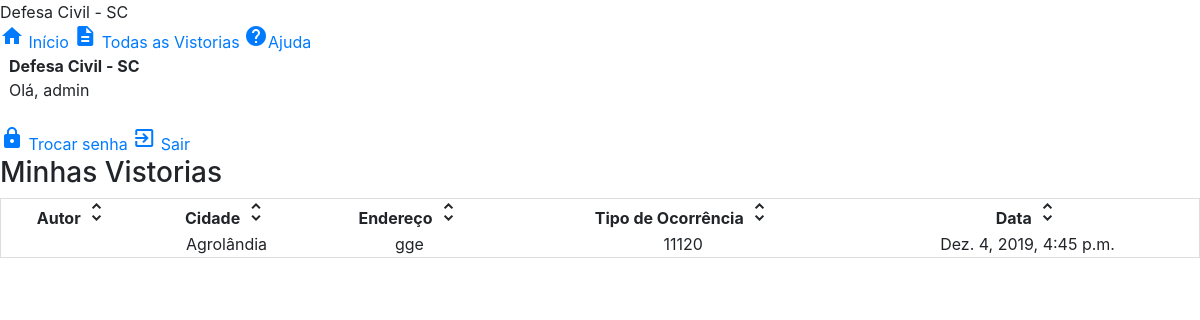
The app's page / (signed in), older data.
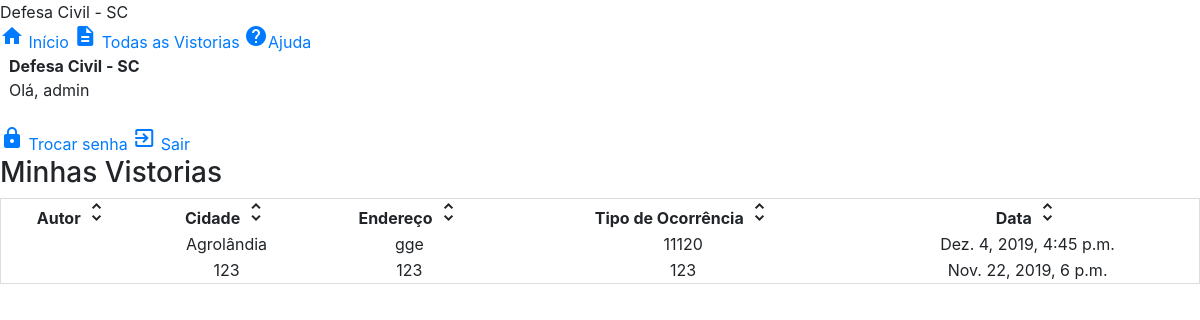
The same page, newer data.
### accounts/models.py (models this page shows)
class CustomUser(AbstractUser):
	username = models.CharField(_('username'),max_length=15, unique=True, help_text=_('15 caracteres ou menos. Aceita letras, números e @/./+/-/_'), validators=[ validators.RegexValidator(re.compile('^[\w.@+-]+$'), _('Insira um usuário válido.'), _('inválido'))])
	first_name = models.CharField(_('first_name'), max_length=30, blank=False, null=False)
	last_name = models.CharField(_('last_name'), max_length=30, blank=False, null=False)
	email = models.EmailField(_('email address'), max_length=255, unique=True, blank=False, null=False)
	is_staff = models.BooleanField(_('staff status'), default=False, blank = True)
	is_active = models.BooleanField(_('active'), default=True, blank = True)
	is_trusty = models.BooleanField(_('trusty'), default=False, blank = True)
	date_joined = models.DateTimeField(_('date joined'), default=timezone.now, blank = True)

### relatorios/models.py (models this page shows, shortened)
class Vistoria(models.Model):
    autor = models.ForeignKey(settings.AUTH_USER_MODEL, related_name = 'autor_id',  on_delete=models.CASCADE)
    cobrad = models.CharField(max_length=200)
    municipios = models.TextField()
    descricao = models.TextField()
    data = models.DateTimeField(default=timezone.now)
    endereco = models.TextField()
    dataDesastre = models.TextField()
    descricaoDesastre = models.CharField(max_length=500)
    danos_humanos_desalojados = models.IntegerField(default=0, blank=True)
    danos_humanos_desabrigados = models.IntegerField(default=0, blank=True)
    danos_humanos_desaparecidos = models.IntegerField(default=0, blank=True)
    danos_humanos_feridos = models.IntegerField(default=0, blank=True)
    danos_humanos_enfermos = models.IntegerField(default=0, blank=True)
    danos_humanos_mortos = models.IntegerField(default=0, blank=True)
    danos_humanos_isolados = models.IntegerField(default=0, blank=True)
    danos_humanos_atingidos = models.IntegerField(default=0, blank=True)
    danos_humanos_afetados = models.IntegerField(default=0, blank=True)
    danos_humanos_observacoes = models.TextField(default="Sem Observações", blank=True)
    unidades_habitacionais_atingidas = models.IntegerField(default=0, blank=True)
    unidades_habitacionais_danificads = models.IntegerField(default=0, blank=True)
    unidades_habitacionais_interditadas = models.IntegerField(default=0, blank=True)
    unidades_habitacionais_destruidas = models.IntegerField(default=0, blank=True)
    instalacoes_publicas_saude_atingidas = models.IntegerField(default=0, blank=True)
    instalacoes_publicas_ensino_atingidas = models.IntegerField(default=0, blank=True)
    instalacoes_comunitarias_atingidas = models.IntegerField(default=0, blank=True)
    obras_atingidas = models.IntegerField(default=0, blank=True)
    interrupcoes_servicos_essenciais = models.IntegerField(default=0, blank=True)
    danos_materiais_observacoes = models.TextField(default="Sem Observações", blank=True)
    contaminacao_solo = models.IntegerField(default=0, blank=True)
    contaminacao_agua = models.IntegerField(default=0, blank=True)
    contaminacao_ar = models.IntegerField(default=0, blank=True)
    danos_ambientais_observacoes = models.TextField(default="Sem Observações", blank=True)
    danos_agricultura = models.IntegerField(default=0, blank=True)
    danos_pecuaria = models.IntegerField(default=0, blank=True)
    danos_industria = models.IntegerField(default=0, blank=True)
    danos_comercio = models.IntegerField(default=0, blank=True)
    danos_prestacao_de_servicos = models.IntegerField(default=0, blank=True)
    danos_economicos_observacoes = models.TextField(default="Sem Observações", blank=True)
    iah_cestas_de_alimentos = models.IntegerField(default=0, blank=True)
    iah_agua_potavel = models.IntegerField(default=0, blank=True)
    iah_colchoes = models.IntegerField(default=0, blank=True)
    iah_kit_higiene_pessoal = models.IntegerField(default=0, blank=True)
    iah_kit_limpeza = models.IntegerField(default=0, blank=True)
    iah_telhas = models.IntegerField(default=0, blank=True)
    iah_lona_plastica = models.IntegerField(default=0, blank=True)
    iah_outros = models.IntegerField(default=0, blank=True)
    iah_fornecidos_outros_observacoes = models.TextField(default="Sem Observações", blank=True)
    iah_vias_publicas_totalmente_desobistruidas = models.BooleanField(default=False)
    iah_reestabelecimento_servicos_essenciais = models.BooleanField(default=False)
    deferido = models.BooleanField(default=False, blank=True)
    latitude = models.CharField(max_length=20)
    longitude = models.CharField(max_length=20)

### relatorios/views.py (the view)
# urls.py: path('', views.minhasvistorias, name='minhasvistorias'),
@login_required
def minhasvistorias(request):
	vistorias = Vistoria.objects.filter(autor=request.user, data__lte=timezone.now()).order_by('-data')
	return render(request, 'relatorios/minhas_vistorias.html', {'vistorias':vistorias})

### relatorios/templates/relatorios/minhas_vistorias.html
{% extends 'relatorios/base.html' %}
{% block conteudo %}
<main class="mdl-layout__content mdl-color--grey-100">
    <div class="mdl-grid">
      <div class="mdl-cell mdl-cell--12-col"><h3>Minhas Vistorias</h3></div>
    </div>
    <div class="mdl-grid">
        {% if empty %}
            <h5 class="emptymsg">Não há vistorias para serem exibidas. <a href="{% url 'adventure_new' %}">Crie uma nova para vê-la aqui.</a></h5>
        {% else %}
            <table class="mdl-data-table mdl-js-data-table mdl-cell--12-col mdl-shadow--2dp" id="dataTable">
                <thead>
                    <tr class="md">
                        <th onclick="sortTable(0, 'autor_arrow', 'cidade_arrow', 'endereco_arrow', 'cobrade_arrow', 'data_arrow')">Autor <i id="autor_arrow" class=" material-icons" role="presentation">unfold_more</i></th>
                        <th onclick="sortTable(1, 'cidade_arrow', 'autor_arrow', 'endereco_arrow', 'cobrade_arrow', 'data_arrow')">Cidade <i id="cidade_arrow" class=" material-icons" role="presentation">unfold_more</i></th>
                        <th onclick="sortTable(2, 'endereco_arrow', 'autor_arrow', 'cidade_arrow', 'cobrade_arrow', 'data_arrow')">Endereço <i id="endereco_arrow" class=" material-icons" role="presentation">unfold_more</i></th>
                        <th onclick="sortTable(3, 'cobrade_arrow', 'autor_arrow', 'cidade_arrow', 'endereco_arrow', 'data_arrow')">Tipo de Ocorrência <i id="cobrade_arrow" class=" material-icons" role="presentation">unfold_more</i></th>
                        <th onclick="sortTable(4, 'data_arrow', 'autor_arrow', 'cidade_arrow', 'cobrade_arrow', 'endereco_arrow')">Data <i id="data_arrow" class=" material-icons" role="presentation">unfold_more</i></th>
                    </tr>
                </thead>
                <tbody>
                    {% for vistoria in vistorias %}
                        <tr onclick="window.location='{% url 'vistoriadetalhes' pk=vistoria.pk %}';">
                            <td class="mdl-color-text--deep-orange">{{ vistoria.autor.first_name  }} {{ vistoria.autor.last_name }}</td>
                            <td class="mdl-color-text--deep-orange">{{ vistoria.municipios }}</td>
                            <td class="mdl-color-text--deep-orange">{{ vistoria.endereco }}</td>
                            <td class="mdl-color-text--deep-orange">{{ vistoria.cobrad }}</td>
                            <td class="mdl-color-text--deep-orange">{{ vistoria.data }}</td>
                        </tr>
                    {% endfor %}
                </tbody>
            </table>
        {% endif %}
    </div>
</main>
{% endblock %}

### relatorios/templates/relatorios/base.html (shortened to what this page needs)
{% load static %}
<!DOCTYPE html>
<html lang="pt-br">
<head>
  <link rel="stylesheet" href="https://code.getmdl.io/1.3.0/material.indigo-orange.min.css" />
  <link rel="stylesheet" href="https://stackpath.bootstrapcdn.com/bootstrap/4.1.3/css/bootstrap.min.css">
</head>
<body>
  <div class="layout mdl-layout mdl-js-layout  ">
    <header class="header mdl-layout__header mdl-color--indigo mdl-color-text--black-000">
      <div class="mdl-layout__header-row">
        <span class="mdl-layout-title">Defesa Civil - SC</span>
        {% if user.is_authenticated %}
          <a class="mdl-navigation__link" href="{% url 'minhasvistorias' %}"><i class=" material-icons" role="presentation">home</i> Início</a>
          <a class="mdl-navigation__link" href="{% url 'todasvistorias' %}"><i class=" material-icons" role="presentation">description</i> Todas as Vistorias</a>
          <a class="mdl-navigation__link" href="{% url 'ajuda' %}"><i class=" material-icons" role="presentation">help</i>Ajuda</a>
        {% endif %}
      </div>
    </header>
    <div class="drawer mdl-layout__drawer mdl-color--indigo mdl-color-text--black">
      <header class="drawer-header">
        <strong><span class="mdl-layout-title mdl-color-text--white" style="margin: 9px !important;">Defesa Civil - SC</span></strong>
        <div class="avatar-dropdown">
          {% if user.is_authenticated %}
          <span class="mdl-color-text--white" style="margin: 9px !important;"> Olá, {{user.username}} </span>
          {% else %}
          <span class="mdl-color-text--white" style="margin: 9px !important;">Olá, Visitante</span>
          {% endif %}
          <div class="mdl-layout-spacer"></div><br>
      </div>
    </header>
    <nav class="navigation mdl-navigation">
      {% if user.is_authenticated %}
      <a class="mdl-navigation__link mdl-color-text--white" href="{% url 'password_change' %}"><i class="mdl-color-text--white material-icons" role="presentation">lock</i> Trocar senha</a>
      <a class="mdl-navigation__link mdl-color-text--white" href="{% url 'logout' %}"><i class="mdl-color-text--white material-icons" role="presentation">exit_to_app</i> Sair</a>
      {% endif %}
    </nav>
  </div>
  {% block conteudo %}
      {% endblock %}
</body>
</html>

### relatorios/templates/relatorios/base.html (style rules this page uses)
th { text-align: center !important; }
td { text-align: center !important; white-space: pre-wrap !important; }
table { max-width: 100% !important; }
tr { cursor: pointer !important; }
th { cursor: pointer !important; }
table { border-spacing: 0 !important; width: 100% !important; border: 1px solid #ddd !important; }

Row changes from the older to the newer data that the page shows:
added Vistoria: municipios "123", endereco "123", cobrad "123", data "Nov. 22, 2019, 6 p.m."
